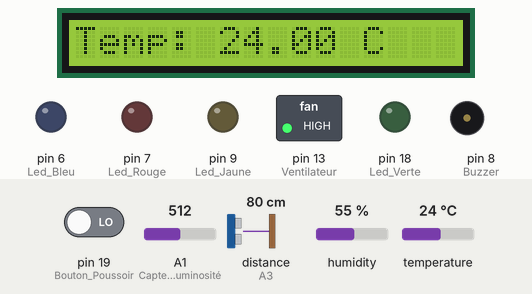
Recording of a sketch running on a simulated Arduino Uno, built with avr-gcc and run on an emulated ATmega328P. Parts: 16×1 character LCD, switched loads named in the sketch (green lamp = pin HIGH), output pins drawn as LEDs (lit = HIGH), buzzer (waves = sounding, pin HIGH). The inputs (shaded band) are chosen by the test bench; at power-on: pin 19 (Bouton_Poussoir) LOW, distance to the obstacle (sensor on A3) 80 cm, A1 (Capteur_Luminosité) = 512, humidity 55 %, temperature 24 °C. The echo pulse lasts 58.3 µs per cm; pins used as bus, display or sensor lines are not drawn.

Above: at 1.2 s.
1.3 s: pin 19 (Bouton_Poussoir) driven HIGH
At 2.7 s:
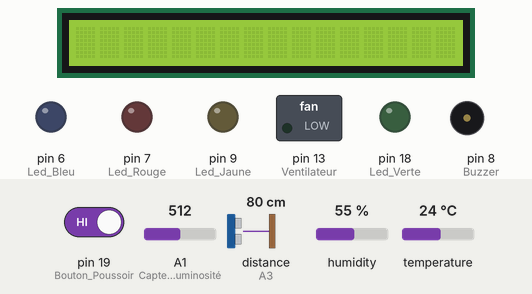
7.3 s: distance to the obstacle (sensor on A3) set to 34 cm
At 12.2 s:
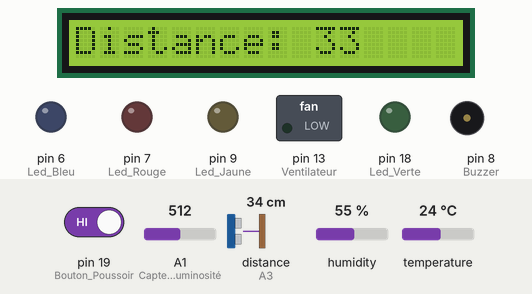
12.7 s: distance to the obstacle (sensor on A3) set to 29 cm
At 15.9 s:
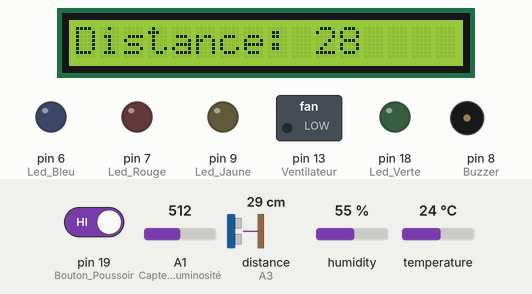
16.8 s: pin 19 (Bouton_Poussoir) driven LOW
At 18.3 s:
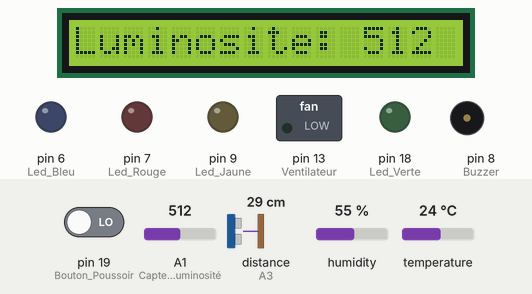
18.6 s: A1 (Capteur_Luminosité) set to 108
At 19.8 s:
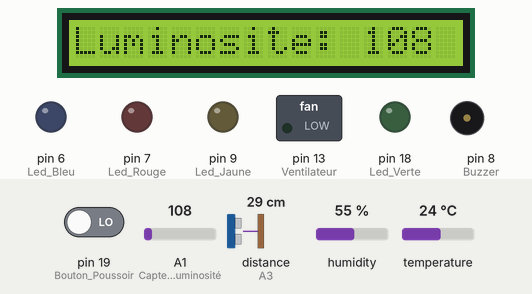
20.1 s: A1 (Capteur_Luminosité) set to 95
At 21.3 s:
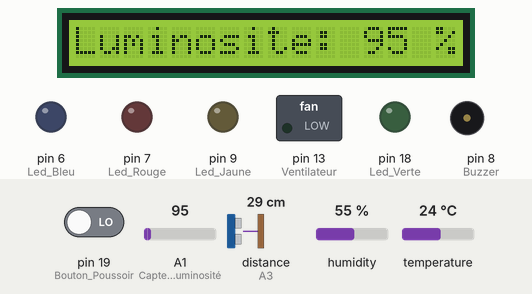
Timing chart, 0 to 22.6 s (numbered marks = the images above; inputs shaded):
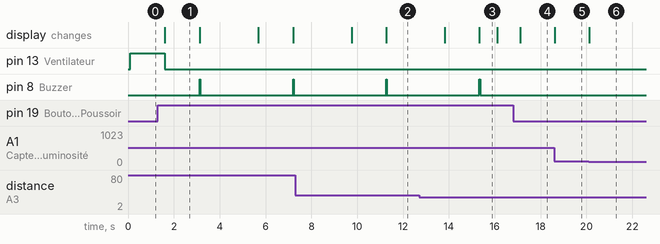

Measured:
- the behaviour switches between 100 and 99 on A1 (Capteur_Luminosité) (found by bisection; images 5 and 6)
- after the input at 1.3 s, pin 13 (Ventilateur): HIGH → LOW after 0.30 s; pin 8 (Buzzer): alternates HIGH for 0.02 s and LOW for 4.0 s, starting after 1.8 s; the display: changes after 0.30 s (image 1)
- after the input at 7.3 s, the display: first differs from a run without the input after 4.0 s (image 2)
- after the input at 12.7 s, the display: first differs from a run without the input after 2.6 s (image 3)
- after the input at 16.8 s, pin 8 (Buzzer): stays LOW (without the input it goes to HIGH after 0.82 s); the display: changes after 0.31 s (image 4)
- after the input at 18.6 s, the display: changes at once (image 5)
- after the input at 20.1 s, the display: changes at once (image 6)

The sketch:

tableauDeBord.ino
```cpp
#include <LiquidCrystal.h>//Importation de la librairie LiquidCrystal, utilisé pour l'affichage sur le LCD
#include <DHT.h>//Importation de la librairie DHT utile pour le capteur de température et d'humidité

#define DHTPIN A2//Capteur température
#define DHTTYPE DHT11//Déclaration du modèle type de capteur utilisé

DHT dht(DHTPIN, DHTTYPE);//Déclaration du pin utilisé par le capteur du nom de DHTTYPE(DHT11)
LiquidCrystal lcd(12, 11, 5, 4, 3, 2);//Déclaration des pins utilisé pour les Data du LCD
int mode=0;
void setup() {
  lcd.begin(16, 1);//Démmarage du LCD sur une seul ligne avec une capacité d'affichage de 16 caractère * 1
  dht.begin();
  pinMode(6,OUTPUT);  //Led Bleu
  pinMode(7,OUTPUT);  //Led Rouge
  pinMode(8,OUTPUT);  //Buzzer
  pinMode(9,OUTPUT);  //Led Jaune
  pinMode(10,OUTPUT); //Trigger Ultrason
  pinMode(13,OUTPUT); //Ventilateur
  pinMode(18,OUTPUT); //Led Verte
  pinMode(19,INPUT);  //Bouton Poussoir
  pinMode(A1,INPUT);  //Capteur Luminosité
  pinMode(A3,INPUT);  //Echo Ultrason
  }
void temperature_display (){
  float temperature = dht.readTemperature(); //Récupération de la température
  //temperature =12;
  lcd.setCursor(0, 0);
    lcd.print("Temp: ");
    lcd.print(temperature);
    lcd.print(" C ");
    if(temperature >= 10 && temperature <= 18) {
      digitalWrite(6,HIGH);//Led Rouge allumée
      digitalWrite(7,LOW);
      digitalWrite(13,LOW);
    }
    else if(temperature >= 19 && temperature <= 21){
      digitalWrite(6,LOW);
      digitalWrite(7,HIGH);//Led Bleu allumée
      digitalWrite(13,LOW);
    }
    else if (temperature>=22){
      digitalWrite(6,LOW);
      digitalWrite(7,LOW);
      digitalWrite(13,HIGH);//Ventilateur allumé
    }


}
void reset_states(){//Réinitialisation de tous les états des composants actif
     digitalWrite(18,LOW);
      digitalWrite(9,LOW);
      digitalWrite(6,LOW);
      digitalWrite(7,LOW);
      digitalWrite(13,LOW);
      digitalWrite(10, LOW);
      digitalWrite(8, LOW);
      lcd.clear();
}
void humidity_display(){//Humidité
  int humidity = dht.readHumidity();//Lecture de la valeur d'humidité reçu (en %)
  //humidity=45;
  lcd.setCursor(0, 0);
  lcd.print("Humidite: ");
  lcd.print(humidity);
  lcd.print(" %");
  if(humidity >= 40 && humidity <= 70) {
      digitalWrite(18,HIGH);//Led Verte allumée
      digitalWrite(9,LOW);
    }
    else{
      digitalWrite(18,LOW);
      digitalWrite(9,HIGH);//Led Jaune allumée
    }

}
void brigtness_display(){//Capteur luminosité
  int brigtness = analogRead(A1);//Lecture de la valeur reçu
  lcd.setCursor(0, 0);
  lcd.print("Luminosite: ");
  lcd.print(brigtness);
  lcd.print(" %");
}
void radar_recul(){
  digitalWrite(10, LOW);
  delayMicroseconds(2);//temps d'attente de 2 microsecondes obligatoire
  digitalWrite(10, HIGH);//Démarrage de l'envoie des ultrasons
  delayMicroseconds(10);
  digitalWrite(10, LOW);//Arret de l'envoie
  long duration = pulseIn(A3, HIGH);//Mesure du temps de retour des ultrasons
  int distance = duration * 0.034 / 2;//Calcul de la distance en utilisant le calcul de la vitesse du son dans l'air a 20 degrets (0.034km/s)
  lcd.setCursor(0, 0);
  lcd.clear();
  lcd.print("Distance: ");
  lcd.print(distance);

  if (distance<10){
    digitalWrite(8, HIGH);//Buzzer
    delay(20);
    digitalWrite(8, LOW);
    delay(50);
  }
  else if (distance>=10 &&distance <=30){
    digitalWrite(8, HIGH);
    delay(40);
    digitalWrite(8, LOW);
    delay(200);
  }
  else if (distance>=31 &&distance <=100){
    digitalWrite(8, HIGH);
    delay(20);
    digitalWrite(8, LOW);
    delay(2000);
  }
  distance=0;
}
void loop() {
  switch (mode)
  {
    case 0:
      temperature_display();
      break;
    case 1:
      humidity_display();
      break;
    case 2:
      brigtness_display();
      break;
    case 3:
      radar_recul();
      break;
  }
  if (digitalRead(19)==1 && mode>=3){

    mode=0;
  }
  else if(digitalRead(19)==1){
    reset_states();
    mode++;
  }
  delay(500);
}
```
